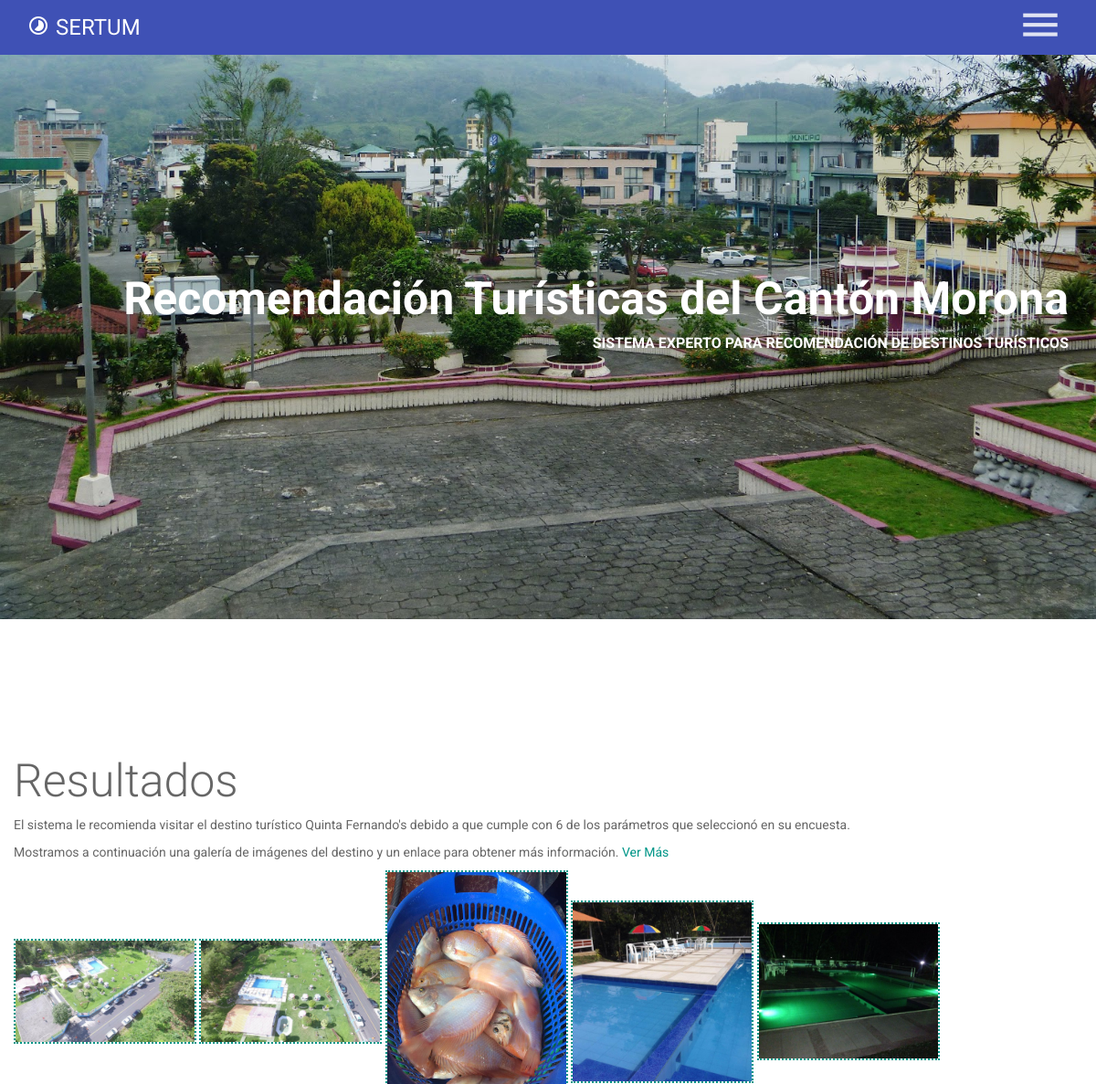
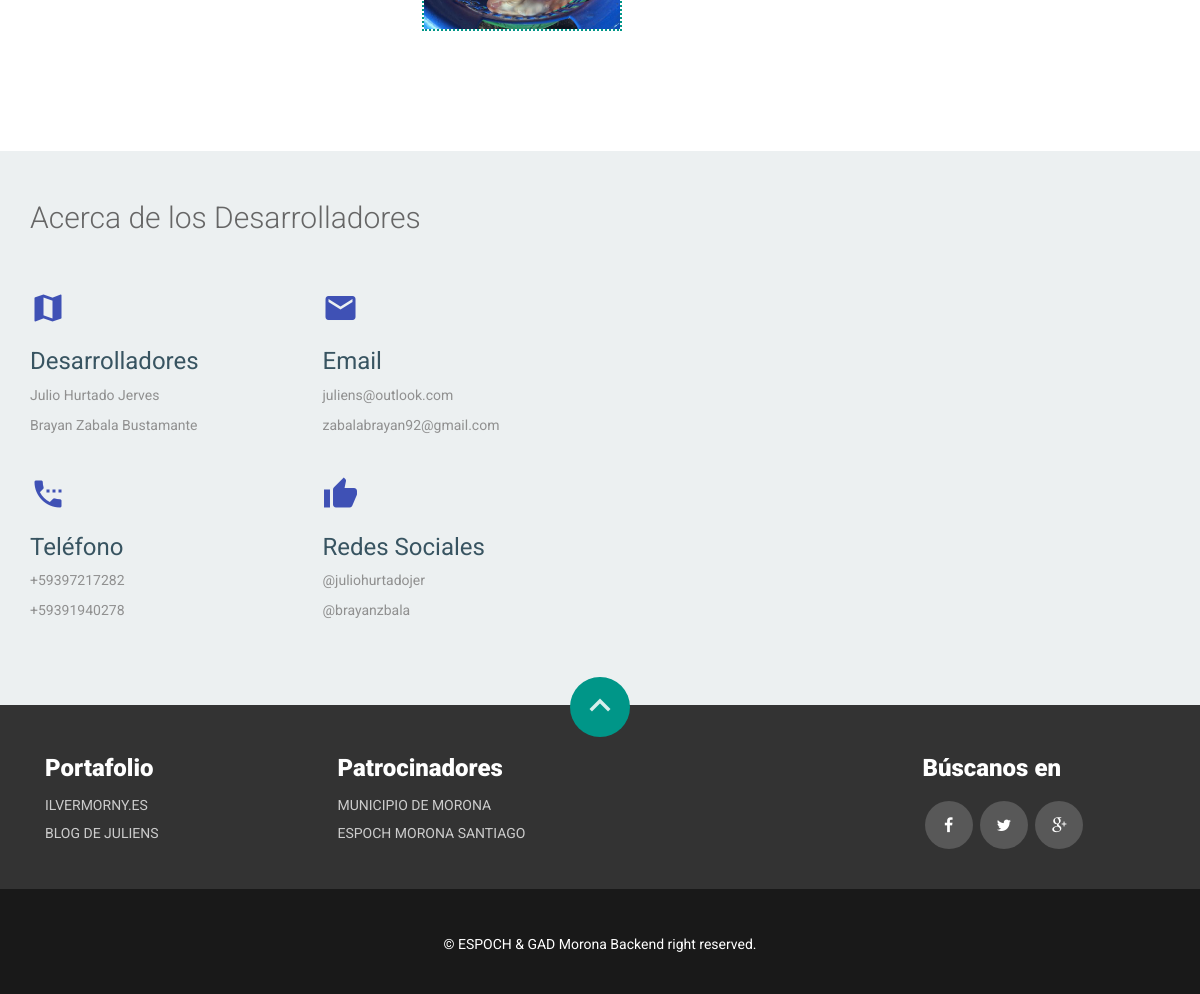
The page /encuesta/28/ (signed in) on the database its author committed (2 pictures, top to bottom).
### centro/models.py (models this page shows, shortened)
class Poll(models.Model):
    user = models.ForeignKey(User, null=True)
    center = models.ForeignKey(Center, null=True)
    value = models.PositiveIntegerField(null=True)
    date = models.DateTimeField(auto_now_add=True)

class Center(models.Model):
    name = models.TextField(blank=False)
    addres = map_fields.AddressField(max_length=200)
    aditional_information = models.TextField(blank=True, verbose_name='Place Description')
    geolocation = map_fields.GeoLocationField(max_length=100)
    slug = AutoSlugField(unique=True, populate_from='name', always_update=True)
    user = models.OneToOneField(User, unique=True, null=True, related_name='center')
    free = models.BooleanField(default=False)
    service = models.ManyToManyField(Service, through='ServiceCenter')
    def __str__(self):
        return self.name

class Picture(models.Model):
    picture = models.ImageField()
    center = models.ForeignKey(Center, related_name='pictures')
    description = models.CharField(max_length=255)

### centro/views.py (the view)
# urls.py: url(r'^encuesta/(?P<pk>[-\d ]+)/$', PollResult.as_view(), name='encuesta_resultado'),
@method_decorator(login_required, name='dispatch')
class PollResult(DetailView):
    model = Poll
    template_name = "poll_result.html"
    context_object_name = 'poll'

### centro/templates/poll_result.html (shortened to what this page needs)
{% extends 'base.html' %}
{% block content %}
<div class="mui-container-fluid">
        <h1>Resultados</h1>
        <P>El sistema le recomienda visitar el destino turístico {{ poll.center.name }} debido a que cumple con {{ poll.value }} de los parámetros que seleccionó en su encuesta. </P>
    <p>Mostramos a continuación una galería de imágenes del destino y un enlace para obtener más información. <a href="/destino/ver/{{ poll.center.slug }}">Ver Más</a></p>
    <div id="links">
    {% for picture in poll.center.pictures.all %}
            <a href="{% url 'ver_imagen' picture.picture %}">
                <img src="{% url 'ver_imagen' picture.picture %}" style="max-width: 200px; border-style:dotted;border-width:2px;">
            </a>
      {% endfor %}
</div>
</div>
{% endblock %}

### centro/static/css/main.css (style rules this page uses)
body { font-family: 'Roboto', sans-serif; color: #666; font-size: 14px; font-weight: 400; background: #fff; }
h1 { font-size: 50px; }

### rows shown on the page
Poll: center.name "Quinta Fernando's", value "6"
Picture: picture (picture)
Picture: picture (picture)
Picture: picture (picture)
Picture: picture (picture)
Picture: picture (picture)
